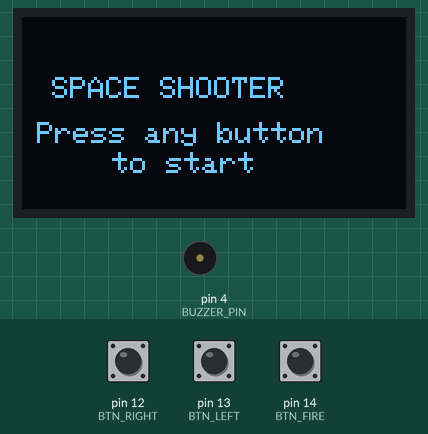
Bench run of a sketch on a simulated Arduino Uno, built with avr-gcc and run on an emulated ATmega328P. Shown: 128×64 one-colour display, buzzer (waves = sounding). The test bench sets the inputs (shaded band); at power-on: pin 13 (BTN_LEFT) HIGH, pin 12 (BTN_RIGHT) HIGH, pin 14 (BTN_FIRE) HIGH. Random numbers use the default seed unless the sketch sets one.

Above: at 0.8 s.
0.9 s: pin 13 (BTN_LEFT) pulled LOW for 0.15 s
At 0.94 s:
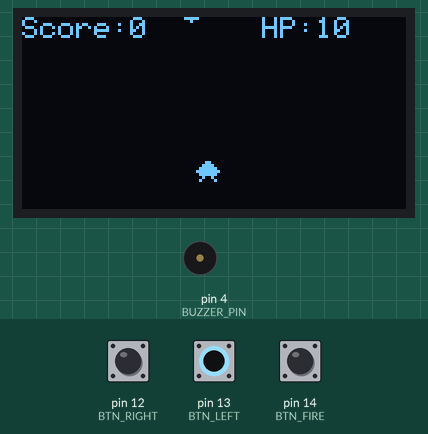
2.6 s: pin 12 (BTN_RIGHT) pulled LOW for 0.15 s
At 2.69 s:
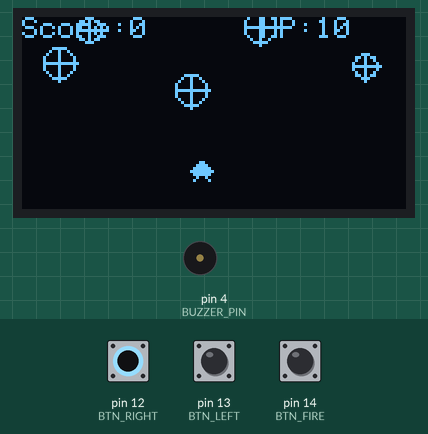
4.2 s: pin 13 (BTN_LEFT) pulled LOW for 1 s
At 4.49 s:
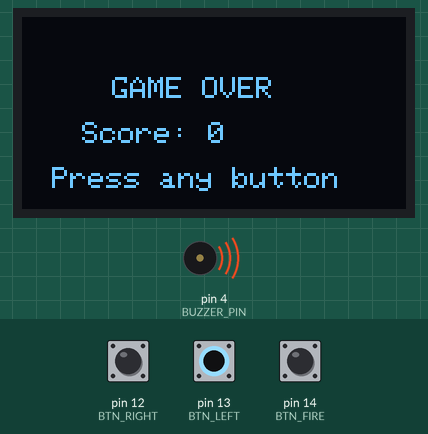
6.7 s: pin 14 (BTN_FIRE) pulled LOW for 0.15 s
At 6.76 s:
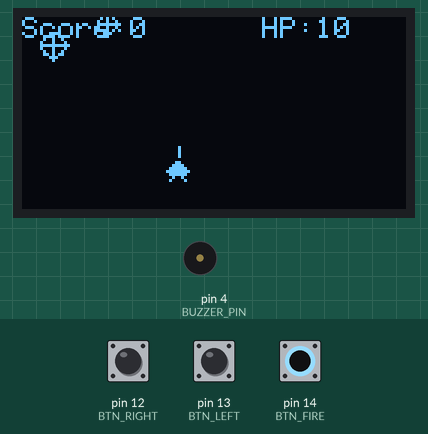
8.3 s: pin 12 (BTN_RIGHT) pulled LOW for 1 s
At 8.39 s:
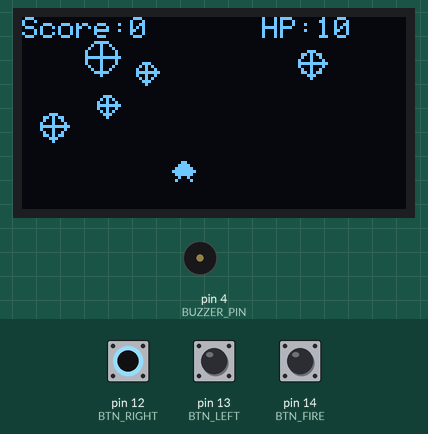
10.8 s: pin 14 (BTN_FIRE) pulled LOW for 1 s
At 11.06 s:
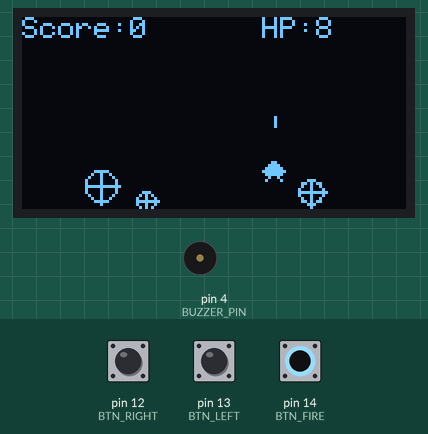
Timing chart, 0 to 13.8 s (numbered marks = the images above; inputs shaded):
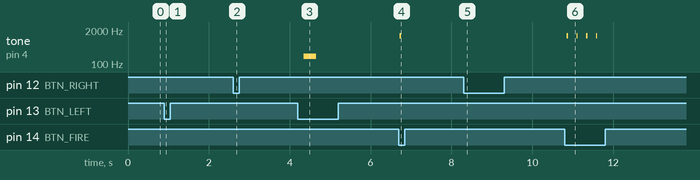

Measured:
- after the input at 0.9 s, the display: changes at once (image 1)
- after the input at 4.2 s, tone on pin 4 (BUZZER_PIN): silent → 200 Hz after 0.15 s, → silent 0.30 s later
- after the input at 6.7 s, tone on pin 4 (BUZZER_PIN): silent → 1200 Hz at once, → silent 0.03 s later
- after the input at 10.8 s, tone on pin 4 (BUZZER_PIN): alternates 1200 Hz for 0.03 s and silent for 0.21 s, 8 changes in all, then stays silent, starting after 0.05 s
- what the display in image 3 shows lasts 0.6 s, from 4.3 s to 4.9 s

The sketch:

Spaceshooter_game_oled.ino
```cpp
// =======@Madtektonik=======//

#include <Adafruit_GFX.h>
#include <Adafruit_SSD1306.h>
#include <SPI.h>
#include <Wire.h>


#define SCREEN_WIDTH 128
#define SCREEN_HEIGHT 64
#define OLED_RESET -1
Adafruit_SSD1306 display(SCREEN_WIDTH, SCREEN_HEIGHT, &Wire, OLED_RESET);

#define BTN_LEFT 13
#define BTN_RIGHT 12
#define BTN_FIRE 14
#define BUZZER_PIN 4

const unsigned char spaceship_bmp[] PROGMEM = {
  0b00011000,
  0b00111100,
  0b01111110,
  0b11111111,
  0b01111110,
  0b00100100,
  0b01000010
};


struct Bullet {
  int x, y;
  bool active;
};

struct Enemy {
  int x, y;
  int size;
  bool alive;
};

const int maxBullets = 5;
Bullet bullets[maxBullets];
Enemy enemies[5];

int playerX = SCREEN_WIDTH / 2;
int playerY = SCREEN_HEIGHT - 16;
int score = 0;
int health = 10;
bool gameOver = false;
bool gameStarted = false;
unsigned long lastFireTime = 0;
int enemySpeed = 1;

void setup() {
  pinMode(BTN_LEFT, INPUT_PULLUP);
  pinMode(BTN_RIGHT, INPUT_PULLUP);
  pinMode(BTN_FIRE, INPUT_PULLUP);
  pinMode(BUZZER_PIN, OUTPUT);

  display.begin(SSD1306_SWITCHCAPVCC, 0x3C);
  display.clearDisplay();
  display.setTextColor(SSD1306_WHITE);
  showStartScreen();
}

void resetGame() {
  gameOver = false;
  gameStarted = true;
  score = 0;
  health = 10;
  enemySpeed = 1;
  playerX = SCREEN_WIDTH / 2;
  for (int i = 0; i < maxBullets; i++) bullets[i].active = false;
  for (int i = 0; i < 5; i++) {
    enemies[i] = {random(0, SCREEN_WIDTH - 10), random(-60, -10), random(6, 12), true};
  }
}

void showStartScreen() {
  display.clearDisplay();
  display.setTextSize(1);
  display.setCursor(10, 20);
  display.print("SPACE SHOOTER");
  display.setCursor(5, 35);
  display.print("Press any button");
  display.setCursor(30, 45);
  display.print("to start");
  display.display();

  while (digitalRead(BTN_LEFT) == HIGH && digitalRead(BTN_RIGHT) == HIGH && digitalRead(BTN_FIRE) == HIGH) {
    delay(10);
  }
  resetGame();
}

void drawPlayer() {
  display.drawBitmap(playerX - 4, playerY, spaceship_bmp, 8, 7, SSD1306_WHITE);

}


void drawBullets() {
  for (int i = 0; i < maxBullets; i++) {
    if (bullets[i].active) {
      display.drawFastVLine(bullets[i].x, bullets[i].y, 4, SSD1306_WHITE);
    }
  }
}

void drawEnemies() {
  for (int i = 0; i < 5; i++) {
    if (enemies[i].alive) {
      int x = enemies[i].x;
      int y = enemies[i].y;
      int s = enemies[i].size;
      display.drawCircle(x + s / 2, y + s / 2, s / 2, SSD1306_WHITE);
      display.drawLine(x, y + s / 2, x + s, y + s / 2, SSD1306_WHITE);
      display.drawLine(x + s / 2, y, x + s / 2, y + s, SSD1306_WHITE);
    }
  }
}

void updateBullets() {
  for (int i = 0; i < maxBullets; i++) {
    if (bullets[i].active) {
      bullets[i].y -= 5;
      if (bullets[i].y < 0) bullets[i].active = false;
    }
  }
}

void updateEnemies() {
  for (int i = 0; i < 5; i++) {
    if (enemies[i].alive) {
      enemies[i].y += enemySpeed;
      if (enemies[i].y > SCREEN_HEIGHT) {
        health--;
        enemies[i].x = random(0, SCREEN_WIDTH - 10);
        enemies[i].y = random(-60, -10);
        enemies[i].size = random(6, 12);
      }
      // Direct hit detection
      if (enemies[i].y + enemies[i].size >= playerY &&
          enemies[i].x + enemies[i].size / 2 >= playerX - 4 &&
          enemies[i].x + enemies[i].size / 2 <= playerX + 4) {
        gameOver = true;
      }
    }
  }
}

void fireBullet() {
  if (millis() - lastFireTime < 200) return; // Prevent spam
  for (int i = 0; i < maxBullets; i++) {
    if (!bullets[i].active) {
      bullets[i].x = playerX;
      bullets[i].y = playerY;
      bullets[i].active = true;
      tone(BUZZER_PIN, 1200, 30);
      lastFireTime = millis();
      break;
    }
  }
}

void checkCollisions() {
  for (int i = 0; i < maxBullets; i++) {
    if (bullets[i].active) {
      for (int j = 0; j < 5; j++) {
        int s = enemies[j].size;
        if (enemies[j].alive && bullets[i].x > enemies[j].x && bullets[i].x < enemies[j].x + s && bullets[i].y < enemies[j].y + s) {
          bullets[i].active = false;
          score += 5;
          enemies[j].x = random(0, SCREEN_WIDTH - 10);
          enemies[j].y = random(-60, -10);
          enemies[j].size = random(6, 12);
          tone(BUZZER_PIN, 800, 20);
          if (score % 25 == 0 && enemySpeed < 5) enemySpeed++; // Increase difficulty
        }
      }
    }
  }
}

void loop() {
  if (!gameStarted) {
    showStartScreen();
    return;
  }

  if (gameOver || health <= 0) {
    display.clearDisplay();
    display.setTextSize(1);
    display.setCursor(30, 20);
    display.print("GAME OVER");
    display.setCursor(20, 35);
    display.print("Score: ");
    display.print(score);
    display.setCursor(10, 50);
    display.print("Press any button");
    display.display();
    tone(BUZZER_PIN, 200, 300);
    delay(500);
    while (digitalRead(BTN_LEFT) == HIGH && digitalRead(BTN_RIGHT) == HIGH && digitalRead(BTN_FIRE) == HIGH) {
      delay(10);
    }
    showStartScreen();
    return;
  }

  if (digitalRead(BTN_LEFT) == LOW && playerX > 5) playerX -= 2;
  if (digitalRead(BTN_RIGHT) == LOW && playerX < SCREEN_WIDTH - 5) playerX += 2;
  if (digitalRead(BTN_FIRE) == LOW) fireBullet();

  updateBullets();
  updateEnemies();
  checkCollisions();

  display.clearDisplay();
  drawPlayer();
  drawBullets();
  drawEnemies();

  display.setCursor(0, 0);
  display.print("Score:"); display.print(score);
  display.setCursor(80, 0);
  display.print("HP:"); display.print(health);

  display.display();
  delay(30);
}
```
